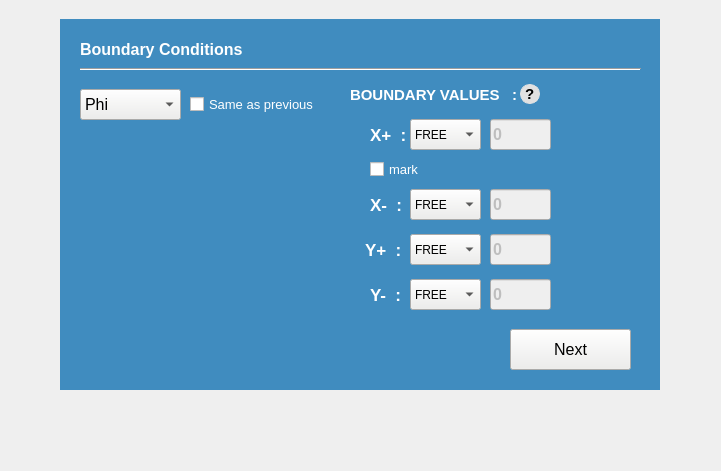
  <widget class="QWidget" name="Fifth_widget" native="true">
   <property name="geometry">
    <rect>
     <x>260</x>
     <y>130</y>
     <width>721</width>
     <height>471</height>
    </rect>
   </property>
   <widget class="QWidget" name="frame_7" native="true">
    <property name="geometry">
     <rect>
      <x>60</x>
      <y>19</y>
      <width>600</width>
      <height>371</height>
     </rect>
    </property>
    <property name="font">
     <font>
      <family>Ubuntu</family>
      <pointsize>12</pointsize>
      <weight>75</weight>
      <italic>false</italic>
      <bold>true</bold>
     </font>
    </property>
    <property name="styleSheet">
     <string notr="true">#frame_7
{
border: none;
background-color: rgb(64, 140, 191);

}</string>
    </property>
    <widget class="QComboBox" name="pDropdown_2">
     <property name="geometry">
      <rect>
       <x>20</x>
       <y>70</y>
       <width>101</width>
       <height>31</height>
      </rect>
     </property>
     <property name="font">
      <font>
       <family>Ubuntu</family>
       <pointsize>12</pointsize>
       <weight>50</weight>
       <italic>false</italic>
       <bold>false</bold>
      </font>
     </property>
     <property name="focusPolicy">
      <enum>Qt::WheelFocus</enum>
     </property>
     <property name="styleSheet">
      <string notr="true">#pDropdown_2{
font: 12pt &quot;Ubuntu&quot;;
background-color: rgb(238, 238, 236);
color : black;
}</string>
     </property>
     <property name="maxVisibleItems">
      <number>20</number>
     </property>
     <property name="minimumContentsLength">
      <number>1</number>
     </property>
     <property name="placeholderText">
      <string/>
     </property>
     <item>
      <property name="text">
       <string>Phi</string>
      </property>
     </item>
     <item>
      <property name="text">
       <string>mu </string>
      </property>
     </item>
     <item>
      <property name="text">
       <string>c</string>
      </property>
     </item>
     <item>
      <property name="text">
       <string>T</string>
      </property>
     </item>
    </widget>
    <widget class="QLabel" name="label_29">
     <property name="geometry">
      <rect>
       <x>290</x>
       <y>60</y>
       <width>171</width>
       <height>31</height>
      </rect>
     </property>
     <property name="font">
      <font>
       <family>Ubuntu</family>
       <pointsize>11</pointsize>
       <weight>75</weight>
       <italic>false</italic>
       <bold>true</bold>
      </font>
     </property>
     <property name="styleSheet">
      <string notr="true">color : #fff;</string>
     </property>
     <property name="text">
      <string>BOUNDARY VALUES   :</string>
     </property>
    </widget>
    <widget class="QLabel" name="label_32">
     <property name="geometry">
      <rect>
       <x>460</x>
       <y>65</y>
       <width>20</width>
       <height>20</height>
      </rect>
     </property>
     <property name="font">
      <font>
       <family>Segoe UI Symbol</family>
       <pointsize>11</pointsize>
       <weight>75</weight>
       <italic>false</italic>
       <bold>true</bold>
      </font>
     </property>
     <property name="toolTip">
      <string>&lt;html&gt;&lt;head/&gt;&lt;body&gt;&lt;p&gt;The BOUNDARY key will refer to the boundary condition for the respective Type of fi</string>
     </property>
     <property name="styleSheet">
      <string notr="true">background-color: rgb(225, 225, 225);
color:rgb(0, 0, 0);
border-radius : 10px; 
border : 1px solid rgb(225, 225, 225);</string>
     </property>
     <property name="text">
      <string>?</string>
     </property>
    </widget>
    <widget class="QCheckBox" name="allCheck_2">
     <property name="enabled">
      <bool>true</bool>
     </property>
     <property name="geometry">
      <rect>
       <x>130</x>
       <y>70</y>
       <width>141</width>
       <height>31</height>
      </rect>
     </property>
     <property name="font">
      <font>
       <family>Ubuntu</family>
       <pointsize>10</pointsize>
      </font>
     </property>
     <property name="styleSheet">
      <string notr="true">color: rgb(255, 255, 255);</string>
     </property>
     <property name="text">
      <string>Same as previous</string>
     </property>
    </widget>
    <widget class="QLabel" name="error7">
     <property name="geometry">
      <rect>
       <x>170</x>
       <y>315</y>
       <width>281</width>
       <height>31</height>
      </rect>
     </property>
     <property name="styleSheet">
      <string notr="true">font: 10pt &quot;Ubuntu&quot;;</string>
     </property>
     <property name="text">
      <string/>
     </property>
    </widget>
    <widget class="Line" name="hrLine3_2">
     <property name="geometry">
      <rect>
       <x>20</x>
       <y>40</y>
       <width>561</width>
       <height>21</height>
      </rect>
     </property>
     <property name="styleSheet">
      <string notr="true">color: rgb(186, 189, 182);
</string>
     </property>
     <property name="orientation">
      <enum>Qt::Horizontal</enum>
     </property>
    </widget>
    <widget class="QLabel" name="label_27">
     <property name="geometry">
      <rect>
       <x>20</x>
       <y>10</y>
       <width>401</width>
       <height>41</height>
      </rect>
     </property>
     <property name="styleSheet">
      <string notr="true">font: 14pt &quot;Ubuntu&quot;;
color: #fff;</string>
     </property>
     <property name="text">
      <string>Boundary Conditions</string>
     </property>
    </widget>
    <widget class="QPushButton" name="next5">
     <property name="geometry">
      <rect>
       <x>450</x>
       <y>310</y>
       <width>121</width>
       <height>41</height>
      </rect>
     </property>
     <property name="font">
      <font>
       <family>Ubuntu</family>
       <pointsize>12</pointsize>
       <weight>50</weight>
       <bold>false</bold>
      </font>
     </property>
     <property name="styleSheet">
      <string notr="true">background-color: rgb(238, 238, 236);</string>
     </property>
     <property name="text">
      <string>Next</string>
     </property>
    </widget>
    <widget class="QLineEdit" name="BCV_1">
     <property name="enabled">
      <bool>false</bool>
     </property>
     <property name="geometry">
      <rect>
       <x>430</x>
       <y>100</y>
       <width>61</width>
       <height>31</height>
      </rect>
     </property>
     <property name="text">
      <string>0</string>
     </property>
    </widget>
    <widget class="QLabel" name="label_30">
     <property name="geometry">
      <rect>
       <x>310</x>
       <y>100</y>
       <width>41</width>
       <height>31</height>
      </rect>
     </property>
     <property name="font">
      <font>
       <family>Ubuntu</family>
       <pointsize>13</pointsize>
       <weight>75</weight>
       <italic>false</italic>
       <bold>true</bold>
      </font>
     </property>
     <property name="styleSheet">
      <string notr="true">color : #fff;</string>
     </property>
     <property name="text">
      <string>X+  :</string>
     </property>
    </widget>
    <widget class="QLabel" name="label_31">
     <property name="geometry">
      <rect>
       <x>310</x>
       <y>170</y>
       <width>41</width>
       <height>31</height>
      </rect>
     </property>
     <property name="font">
      <font>
       <family>Ubuntu</family>
       <pointsize>13</pointsize>
       <weight>75</weight>
       <italic>false</italic>
       <bold>true</bold>
      </font>
     </property>
     <property name="styleSheet">
      <string notr="true">color : #fff;</string>
     </property>
     <property name="text">
      <string>X-  :</string>
     </property>
    </widget>
    <widget class="QLineEdit" name="BCV_2">
     <property name="enabled">
      <bool>false</bool>
     </property>
     <property name="geometry">
      <rect>
       <x>430</x>
       <y>170</y>
       <width>61</width>
       <height>31</height>
      </rect>
     </property>
     <property name="text">
      <string>0</string>
     </property>
    </widget>
    <widget class="QLabel" name="label_33">
     <property name="geometry">
      <rect>
       <x>305</x>
       <y>215</y>
       <width>41</width>
       <height>31</height>
      </rect>
     </property>
     <property name="font">
      <font>
       <family>Ubuntu</family>
       <pointsize>13</pointsize>
       <weight>75</weight>
       <italic>false</italic>
       <bold>true</bold>
      </font>
     </property>
     <property name="styleSheet">
      <string notr="true">color : #fff;</string>
     </property>
     <property name="text">
      <string>Y+  :</string>
     </property>
    </widget>
    <widget class="QLineEdit" name="BCV_3">
     <property name="enabled">
      <bool>false</bool>
     </property>
     <property name="geometry">
      <rect>
       <x>430</x>
       <y>215</y>
       <width>61</width>
       <height>31</height>
      </rect>
     </property>
     <property name="text">
      <string>0</string>
     </property>
    </widget>
    <widget class="QLabel" name="label_34">
     <property name="geometry">
      <rect>
       <x>310</x>
       <y>260</y>
       <width>41</width>
       <height>31</height>
      </rect>
     </property>
     <property name="font">
      <font>
       <family>Ubuntu</family>
       <pointsize>13</pointsize>
       <weight>75</weight>
       <italic>false</italic>
       <bold>true</bold>
      </font>
     </property>
     <property name="styleSheet">
      <string notr="true">color : #fff;</string>
     </property>
     <property name="text">
      <string>Y-  :</string>
     </property>
    </widget>
    <widget class="QLineEdit" name="BCV_4">
     <property name="enabled">
      <bool>false</bool>
     </property>
     <property name="geometry">
      <rect>
       <x>430</x>
       <y>260</y>
       <width>61</width>
       <height>31</height>
      </rect>
     </property>
     <property name="text">
      <string>0</string>
     </property>
    </widget>
    <widget class="QLabel" name="marker_bc">
     <property name="geometry">
      <rect>
       <x>0</x>
       <y>0</y>
       <width>0</width>
       <height>0</height>
      </rect>
     </property>
     <property name="text">
      <string>0</string>
     </property>
    </widget>
    <widget class="QComboBox" name="BC_1">
     <property name="geometry">
      <rect>
       <x>350</x>
       <y>100</y>
       <width>71</width>
       <height>31</height>
      </rect>
     </property>
     <property name="font">
      <font>
       <family>Ubuntu</family>
       <pointsize>9</pointsize>
       <weight>50</weight>
       <italic>false</italic>
       <bold>false</bold>
      </font>
     </property>
     <property name="styleSheet">
      <string notr="true">font: 9pt &quot;Ubuntu&quot;;
background-color: rgb(238, 238, 236);</string>
     </property>
     <item>
      <property name="text">
       <string>FREE</string>
      </property>
     </item>
     <item>
      <property name="text">
       <string>NBC</string>
      </property>
     </item>
     <item>
      <property name="text">
       <string>DBC</string>
      </property>
     </item>
     <item>
      <property name="text">
       <string>PBC</string>
      </property>
     </item>
     <item>
      <property name="text">
       <string>COMPLEX</string>
      </property>
     </item>
    </widget>
    <widget class="QComboBox" name="BC_2">
     <property name="geometry">
      <rect>
       <x>350</x>
       <y>170</y>
       <width>71</width>
       <height>31</height>
      </rect>
     </property>
     <property name="font">
      <font>
       <family>Ubuntu</family>
       <pointsize>9</pointsize>
       <weight>50</weight>
       <italic>false</italic>
       <bold>false</bold>
      </font>
     </property>
     <property name="styleSheet">
      <string notr="true">font: 9pt &quot;Ubuntu&quot;;
background-color: rgb(238, 238, 236);</string>
     </property>
     <item>
      <property name="text">
       <string>FREE</string>
      </property>
     </item>
     <item>
      <property name="text">
       <string>NBC</string>
      </property>
     </item>
     <item>
      <property name="text">
       <string>DBC</string>
      </property>
     </item>
     <item>
      <property name="text">
       <string>PBC</string>
      </property>
     </item>
     <item>
      <property name="text">
       <string>COMPLEX</string>
      </property>
     </item>
    </widget>
    <widget class="QComboBox" name="BC_3">
     <property name="geometry">
      <rect>
       <x>350</x>
       <y>215</y>
       <width>71</width>
       <height>31</height>
      </rect>
     </property>
     <property name="font">
      <font>
       <family>Ubuntu</family>
       <pointsize>9</pointsize>
       <weight>50</weight>
       <italic>false</italic>
       <bold>false</bold>
      </font>
     </property>
     <property name="styleSheet">
      <string notr="true">font: 9pt &quot;Ubuntu&quot;;
background-color: rgb(238, 238, 236);</string>
     </property>
     <item>
      <property name="text">
       <string>FREE</string>
      </property>
     </item>
     <item>
      <property name="text">
       <string>NBC</string>
      </property>
     </item>
     <item>
      <property name="text">
       <string>DBC</string>
      </property>
     </item>
     <item>
      <property name="text">
       <string>PBC</string>
      </property>
     </item>
     <item>
      <property name="text">
       <string>COMPLEX</string>
      </property>
     </item>
    </widget>
    <widget class="QComboBox" name="BC_4">
     <property name="geometry">
      <rect>
       <x>350</x>
       <y>260</y>
       <width>71</width>
       <height>31</height>
      </rect>
     </property>
     <property name="font">
      <font>
       <family>Ubuntu</family>
       <pointsize>9</pointsize>
       <weight>50</weight>
       <italic>false</italic>
       <bold>false</bold>
      </font>
     </property>
     <property name="styleSheet">
      <string notr="true">font: 9pt &quot;Ubuntu&quot;;
background-color: rgb(238, 238, 236);</string>
     </property>
     <item>
      <property name="text">
       <string>FREE</string>
      </property>
     </item>
     <item>
      <property name="text">
       <string>NBC</string>
      </property>
     </item>
     <item>
      <property name="text">
       <string>DBC</string>
      </property>
     </item>
     <item>
      <property name="text">
       <string>PBC</string>
      </property>
     </item>
     <item>
      <property name="text">
       <string>COMPLEX</string>
      </property>
     </item>
    </widget>
    <widget class="QCheckBox" name="allCheck_BC">
     <property name="enabled">
      <bool>true</bool>
     </property>
     <property name="geometry">
      <rect>
       <x>310</x>
       <y>130</y>
       <width>141</width>
       <height>41</height>
      </rect>
     </property>
     <property name="font">
      <font>
       <family>Ubuntu</family>
       <pointsize>10</pointsize>
      </font>
     </property>
     <property name="styleSheet">
      <string notr="true">color: rgb(255, 255, 255);</string>
     </property>
     <property name="text">
      <string>mark</string>
     </property>
    </widget>
   </widget>
  </widget>
